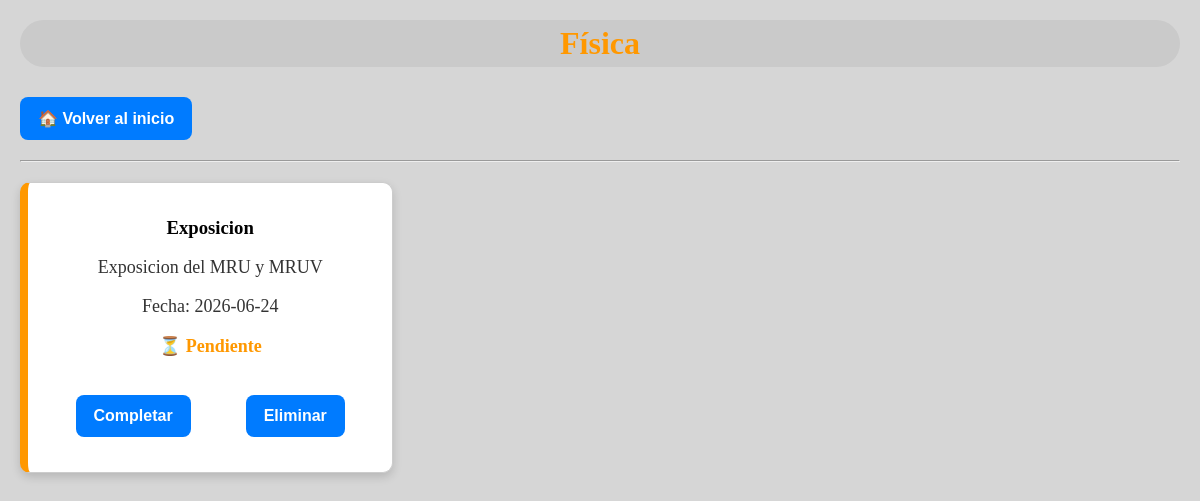
The app's page /fisica with its own data.
### tables this page shows
CREATE TABLE tareas (
        id INTEGER PRIMARY KEY AUTOINCREMENT,
        titulo TEXT,
        materia TEXT,
        descripcion TEXT,
        fecha TEXT,
        estado TEXT
    );

### app.py (the view)
@app.route("/fisica")
def fisica():
    conexion = sqlite3.connect("database.db")
    cursor = conexion.cursor()
    cursor.execute("""
    SELECT * FROM tareas
    WHERE materia = 'Física'
    ORDER BY estado DESC, fecha ASC
    """)
    tareas = cursor.fetchall()
    conexion.close()
    return render_template(
        "materia.html",
        tareas=tareas,
        nombre_materia="Física",
        clase_color="fisica"
    )

### templates/materia.html (shortened to what this page needs)
<!DOCTYPE html>
<html lang="en">
<head>
    <link rel="stylesheet" href="/static/styles.css">
</head>
<body>
    <h1 class="{{ clase_color }}">{{ nombre_materia }}</h1>
<a href="/">
    <button>🏠 Volver al inicio</button>
</a>
<hr>
{% if tareas %}
<div class="tareas_contenedor">
{% for tarea in tareas %}
<div class="tarea {{ clase_color }}">
    <h3>{{ tarea[1] }}</h3>
    <p>{{ tarea[3] }}</p>
    <p>Fecha: {{ tarea[4] }}</p>
    {% if tarea[5] == "Pendiente" %}
    <p class="pendiente">⏳ Pendiente</p>
{% else %}
    <p class="completada">✅ Completada</p>
{% endif %}
<div class="acciones">
{% if tarea[5] == "Pendiente" %}
<form action="/completar/{{ tarea[0] }}" method="GET">
    <button type="submit">Completar</button>
</form>
{% endif %}
<form action="/eliminar/{{ tarea[0] }}" method="GET" onsubmit="return confirm('¿Estás seguro de que deseas eliminar esta tarea?');">
    <button type="submit">Eliminar</button>
</form>
</div>
</div>
{% endfor %}
</div>
{% else %}
<p>No hay tareas registradas en esta materia.</p>
{% endif %}
</body>
</html>

### static/styles.css (style rules this page uses)
body { font-family: sanvito, cursive; background-color: #d6d6d6; margin: 0; padding: 20px; }
h1 { text-align: center; margin-bottom:10px; }
p { text-align: center; font-size: 18px; color: #333; }
form { background-color: white; padding: 20px; border-radius: 10px; }
button { background-color: #007bff; color: white; padding: 12px 18px; border: none; border-radius: 8px; cursor: pointer; font-size: 16px; font-weight: bold; }
hr { margin: 20px 0; }
.tarea { text-align: center; background-color: white; padding: 15px; border: 1px solid #ccc; border-radius: 10px; margin-bottom: 15px; }
.pendiente { color: #ff9800; font-weight: bold; }
.tarea { background-color: white; padding: 15px; border-radius: 10px; margin-bottom: 15px; border-left: 5px solid #007bff; min-height: 250px; }
.tarea.fisica { border-left: 8px solid #ff9800; }
h1.fisica { margin:auto; background-color: #cacaca; color: #ff9800; padding: 5px; border-radius: 30px; text-align: center; margin-bottom: 30px; }
.contenedor_formulario, .resumen, .tarea { box-shadow: 0px 4px 10px rgba(0,0,0,0.15); }
.acciones { justify-content: center; display: flex; gap: 15px; }
.tareas_contenedor { display: grid; grid-template-columns: repeat(3, 1fr); gap: 20px; }

### records on screen
tareas: materia "Física", titulo "Exposicion", descripcion "Exposicion del MRU y MRUV", fecha "2026-06-24", estado "⏳ Pendiente"
